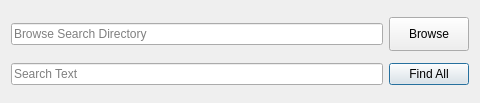
<?xml version="1.0" encoding="UTF-8"?>
<ui version="4.0">
 <class>Dialog</class>
 <widget class="QDialog" name="Dialog">
  <property name="geometry">
   <rect>
    <x>0</x>
    <y>0</y>
    <width>480</width>
    <height>103</height>
   </rect>
  </property>
  <property name="windowTitle">
   <string>Dialog</string>
  </property>
  <layout class="QGridLayout" name="gridLayout">
   <item row="0" column="0">
    <widget class="QLineEdit" name="fileBrowsetValue">
     <property name="placeholderText">
      <string>Browse Search Directory</string>
     </property>
    </widget>
   </item>
   <item row="0" column="1">
    <widget class="QToolButton" name="browseButton">
     <property name="sizePolicy">
      <sizepolicy hsizetype="Minimum" vsizetype="Fixed">
       <horstretch>0</horstretch>
       <verstretch>0</verstretch>
      </sizepolicy>
     </property>
     <property name="minimumSize">
      <size>
       <width>0</width>
       <height>34</height>
      </size>
     </property>
     <property name="text">
      <string>Browse</string>
     </property>
    </widget>
   </item>
   <item row="1" column="0">
    <widget class="QLineEdit" name="findValue">
     <property name="placeholderText">
      <string>Search Text</string>
     </property>
    </widget>
   </item>
   <item row="1" column="1">
    <widget class="QPushButton" name="findAllButton">
     <property name="text">
      <string>Find All</string>
     </property>
    </widget>
   </item>
  </layout>
 </widget>
 <resources/>
 <connections/>
</ui>
